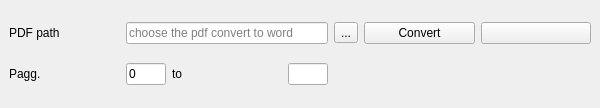
    <widget class="QgsDockWidget" name="mDockWidget_3">
     <property name="sizePolicy">
      <sizepolicy hsizetype="Expanding" vsizetype="Preferred">
       <horstretch>0</horstretch>
       <verstretch>0</verstretch>
      </sizepolicy>
     </property>
     <property name="minimumSize">
      <size>
       <width>600</width>
       <height>108</height>
      </size>
     </property>
     <property name="floating">
      <bool>true</bool>
     </property>
     <property name="windowTitle">
      <string>Pdf2Word</string>
     </property>
     <widget class="QWidget" name="dockWidgetContents_3">
      <layout class="QGridLayout" name="gridLayout_12">
       <item row="0" column="0">
        <widget class="QLabel" name="label_52">
         <property name="text">
          <string>PDF path</string>
         </property>
        </widget>
       </item>
       <item row="0" column="1" colspan="3">
        <widget class="QLineEdit" name="lineEdit_pdf_path">
         <property name="acceptDrops">
          <bool>true</bool>
         </property>
         <property name="text">
          <string/>
         </property>
         <property name="placeholderText">
          <string>choose the pdf convert to word</string>
         </property>
        </widget>
       </item>
       <item row="0" column="4">
        <widget class="QToolButton" name="toolButton_pdfpath">
         <property name="text">
          <string>...</string>
         </property>
        </widget>
       </item>
       <item row="0" column="5">
        <widget class="QPushButton" name="pushButton_convert">
         <property name="text">
          <string>Convert</string>
         </property>
        </widget>
       </item>
       <item row="0" column="6">
        <widget class="QPushButton" name="pbnOpenpdfDirectory">
         <property name="text">
          <string/>
         </property>
         <property name="icon">
          <iconset resource="../../resources/resources.qrc">
           <normaloff>:/icons/open-folder.png</normaloff>:/icons/open-folder.png</iconset>
         </property>
        </widget>
       </item>
       <item row="1" column="0">
        <widget class="QLabel" name="label_53">
         <property name="text">
          <string>Pagg.</string>
         </property>
        </widget>
       </item>
       <item row="1" column="1">
        <widget class="QLineEdit" name="lineEdit_pag1">
         <property name="minimumSize">
          <size>
           <width>0</width>
           <height>0</height>
          </size>
         </property>
         <property name="maximumSize">
          <size>
           <width>40</width>
           <height>16777215</height>
          </size>
         </property>
         <property name="toolTip">
          <string>&lt;html&gt;&lt;head/&gt;&lt;body&gt;&lt;p&gt;Lo &amp;quot;0&amp;quot; indica la prima pagina da convertire&lt;/p&gt;&lt;/body&gt;&lt;/html&gt;</string>
         </property>
         <property name="inputMask">
          <string extracomment="Lo&quot;0&quot; indica la prima pagina"/>
         </property>
         <property name="text">
          <string>0</string>
         </property>
        </widget>
       </item>
       <item row="1" column="2">
        <widget class="QLabel" name="label_59">
         <property name="text">
          <string>to</string>
         </property>
        </widget>
       </item>
       <item row="1" column="3">
        <widget class="QLineEdit" name="lineEdit_pag2">
         <property name="maximumSize">
          <size>
           <width>40</width>
           <height>16777215</height>
          </size>
         </property>
        </widget>
       </item>
      </layout>
     </widget>
    </widget>
